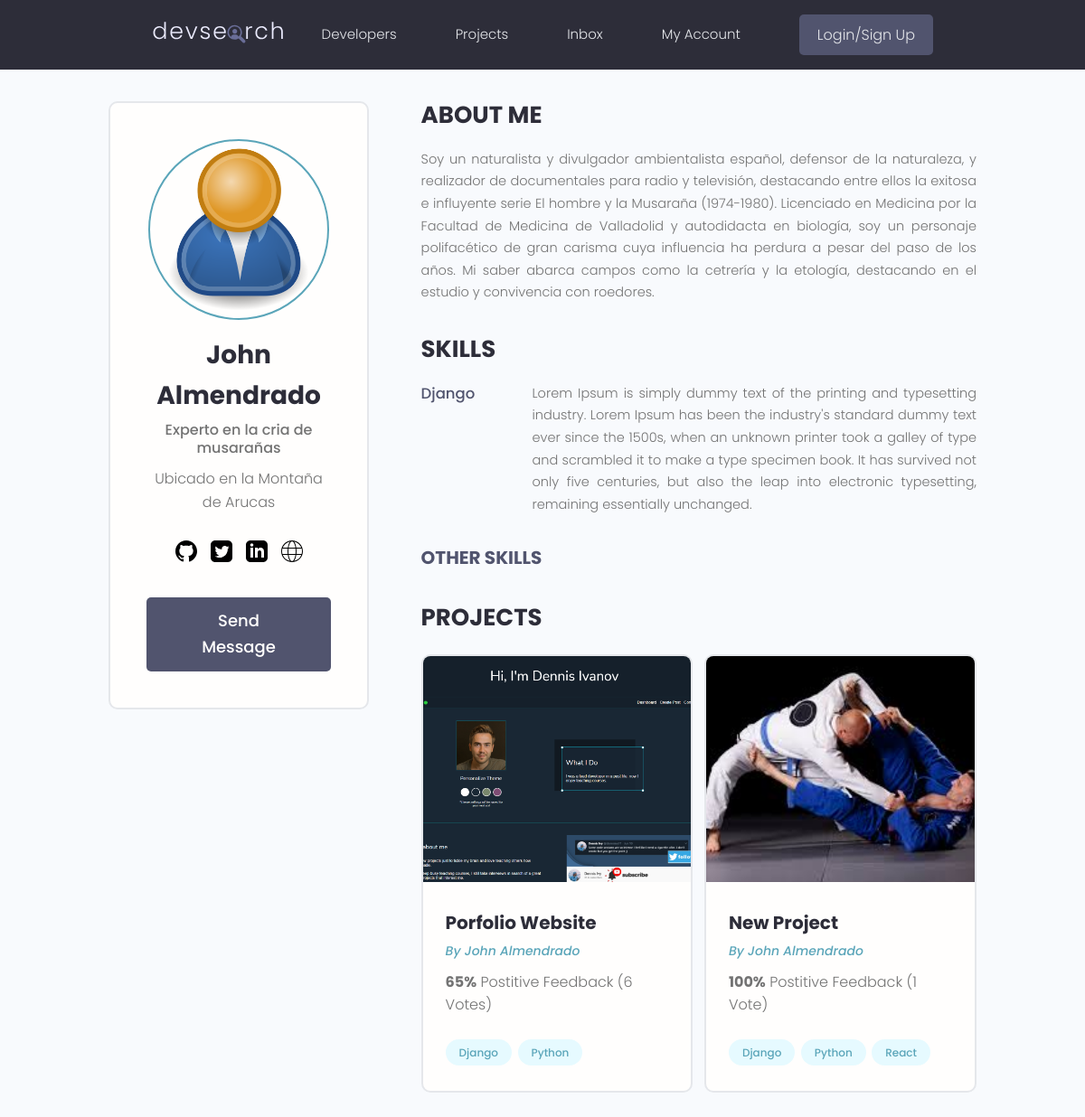
Screenshot of /profile/c05178d4-b3d3-48fb-a380-cf72e01e2cf2 with the database file from the repository.
### users/models.py (models this page shows, shortened)
class Profile(models.Model):
    user = models.OneToOneField(User, on_delete=models.CASCADE, null=True, blank=True)
    name = models.CharField(max_length=200, null=True, blank=True)
    email = models.EmailField(max_length=200, null=True, blank=True)
    username = models.CharField(max_length=200, null=True, blank=True)
    location = models.CharField(max_length=200, null=True, blank=True)
    short_intro = models.CharField(max_length=200, null=True, blank=True)
    bio = models.TextField(null=True, blank=True)
    profile_image = models.ImageField(null=True, blank=True, upload_to="profiles/", default="profiles/user-default.png")
    social_github = models.CharField(max_length=200, null=True, blank=True)
    social_twitter = models.CharField(max_length=200, null=True, blank=True)
    social_linkedin = models.CharField(max_length=200, null=True, blank=True)
    social_youtube = models.CharField(max_length=200, null=True, blank=True)
    social_website = models.CharField(max_length=200, null=True, blank=True)
    created = models.DateTimeField(auto_now_add=True)
    id = models.UUIDField(default=uuid.uuid4, unique=True, primary_key=True, editable=False)

class Skill(models.Model):
    owner = models.ForeignKey(Profile, on_delete=models.CASCADE, null=True, blank=True)
    name = models.CharField(max_length=150, null=True, blank=True)
    description = models.TextField(null=True, blank=True)
    created = models.DateTimeField(auto_now_add=True)

### projects/models.py (models this page shows, shortened)
class Project(models.Model):
    owner = models.ForeignKey(Profile, null=True, blank=True, on_delete=models.SET_NULL)
    title = models.CharField(max_length=200)
    description = models.TextField(null=True, blank=True)
    demo_link = models.CharField(max_length=2000,  null=True, blank=True)
    featured_image = models.ImageField(null=True, blank=True, default="default.jpg")
    source_link = models.CharField(max_length=2000,  null=True, blank=True)
    tags = models.ManyToManyField('Tag', blank=True)
    vote_total = models.IntegerField(default=0, null=True, blank=True)
    vote_ratio = models.IntegerField(default=0, null=True, blank=True)
    created = models.DateTimeField(auto_now_add=True)
    id = models.UUIDField(default=uuid.uuid4, unique=True, primary_key=True, editable=False)

class Tag(models.Model):
    name = models.CharField(max_length=200)
    created = models.DateTimeField(auto_now_add=True)
    id = models.UUIDField(default=uuid.uuid4, unique=True, primary_key=True, editable=False)
    def __str__(self):
        return self.name

### users/views.py (the view)
# urls.py: path("profile/<str:pk>", views.user_profile, name="profile"),
def user_profile(request, pk):
    profile = models.Profile.objects.get(id=pk)
    topSkills = profile.skill_set.exclude(description__exact="")
    otherSkills = profile.skill_set.filter(description="")
    context = {
        "profile": profile,
        "topSkills": topSkills,
    }
    return render(request, "users/user-profile.html", context )

### users/templates/users/user-profile.html (shortened to what this page needs)
{% extends "base.html" %}
{% load static %}
{% block content %}
  <main class="profile my-md">
    <div class="container">
      <div class="layout">
        <div class="column column--1of3">
          <div class="card text-center">
            <div class="card__body dev">
              <img class="avatar avatar--xl" src="{{profile.profile_image.url}}" />
              <h2 class="dev__name">{{profile.name}}</h2>
              <p class="dev__title">{{profile.short_intro}}</p>
              <p class="dev__location">Ubicado en la {{profile.location}}</p>
              <ul class="dev__social">
                {% if profile.social_github %}
                <li>
                  <a title="Github" href="{{profile.social_github}}" target="_blank"><img src="{% static 'icons/github.svg' %}" alt="Github Logo" /></a>
                </li>
                {% endif %}
                {% if profile.social_twitter  %}
                <li>
                  <a title="Twitter" href="{{profile.social_twitter}}" target="_blank"><img src="{% static 'icons/twitter.svg' %}" alt="twitter Logo" /></a>
                </li>
                {% endif %}
                {% if profile.social_linkedin  %}
                <li>
                  <a title="LinkedIn" href="{{profile.social_linkedin}}" target="_blank"><img src="{% static 'icons/linkedin.svg' %}" alt="linkedin Logo" /></a>
                </li>
                {% endif %}
                {% if profile.social_website  %}
                <li>
                  <a title="Personal Website" href="{{profile.social_website}}" target="_blank"><img src="{% static 'icons/web.svg' %}" alt="web Logo" /></a>
                </li>
                {% endif %}
              </ul>
              <a href="#" class="btn btn--sub btn--lg">Send Message </a>
            </div>
          </div>
        </div>
        <div class="column column--2of3">
          <div class="devInfo">
            <h3 class="devInfo__title">About Me</h3>
            <p class="devInfo__about">
              {{profile.bio}}
            </p>
          </div>
          <div class="devInfo">
            <h3 class="devInfo__title">Skills</h3>
            {% for skill in topSkills  %}
            <div class="devInfo__skills">
              <div class="devSkill">
                <h4 class="devSkill__title">{{skill.name}}</h4>
                <p class="devSkill__info">
                  {{skill.description}}
                </p>
              </div>
            {% endfor %}
              <h3 class="devInfo__subtitle">Other Skills</h3>
            </div>
          </div>
          <div class="devInfo">
            <h3 class="devInfo__title">Projects</h3>
            <div class="grid grid--two">
              {% for project in profile.project_set.all  %}
              <div class="column">
                <div class="card project">
                  <a href="{% url 'project' project.id %}" class="project">
                    <img class="project__thumbnail" src="{{project.featured_image.url}}" alt="project thumbnail" />
                    <div class="card__body">
                      <h3 class="project__title">{{project.title}}</h3>
                      <p><a class="project__author" href="{% url 'profile' project.owner.id %}">By {{project.owner.name}}</a></p>
                      <p class="project--rating">
                        <span style="font-weight: bold;">{{project.vote_ratio}}%</span> Postitive
                        Feedback ({{project.vote_total}} Vote{{project.vote_total|pluralize:"s"}})
                      </p>
                      <div class="project__tags">
                        {% for tag in project.tags.all %}
                        <span class="tag tag--pill tag--main">
                          <small>{{tag}}</small>
                        </span>
                        {% endfor %}
                      </div>
                    </div>
                  </a>
                </div>
              </div>
              {% endfor %}
            </div>
          </div>
        </div>
      </div>
    </div>
  </main>
{% endblock content %}

### static/styles/app.css (style rules this page uses)
:root { --color-sub: #2d2d39; }
.btn--sub { background-color: var(--color-sub-light); }
.card { border: 2px solid var(--color-light); }
img { max-width: 100%; }
.profile .card > .dev { padding: 4rem; }
.dev__name { color: var(--color-sub); font-size: 2.8rem; font-weight: 700; margin-top: 1rem; margin-bottom: 0.5rem; }
.dev__title { font-size: 1.6rem; font-weight: 500; line-height: 1.3; }
.dev__location { margin-top: 1rem; }
.dev__social { margin: 3rem 0; list-style: none; display: flex; justify-content: center; gap: 1.5rem; }
.devInfo { margin-bottom: 3rem; }
.devInfo__title, .devInfo__subtitle { font-size: 2.6rem; color: var(--color-sub); text-transform: uppercase; font-weight: 700; margin-bottom: 1.5rem; }
.devInfo__subtitle { font-size: 2rem; color: var(--color-sub-light); }
.devInfo__about, .devSkill__info { font-size: 1.45rem; line-height: 1.7; text-align: justify; }
.devSkill { margin-bottom: 3rem; }
.devSkill__title { font-size: 1.65rem; font-weight: 500; color: var(--color-sub-light); }
@media screen and (min-width: 700px) { .devSkill { display: flex; justify-content: space-between; gap: 3rem; } }
@media screen and (min-width: 700px) { .devSkill__info { flex-basis: 80%; } }
.project__author { font-size: 1.4rem; font-style: italic; }
.project--rating { margin-bottom: 1.6em; margin-top: 0.5em; }
.project__thumbnail { height: 25rem; object-fit: cover; object-position: top center; max-width: 100%; }
.project__title { font-size: 2rem; font-weight: 700; color: var(--color-sub); }

### static/uikit/styles/modules/_variables.css (style rules this page uses)
:root { --color-main: #5aa5b9; --color-main-light: #e6faff; --color-sub: #3f4156; --color-sub-light: #51546e; --color-sub-lighter: #ededfd; --color-text: #737373; --color-gray: #8b8b8b; --color-light: #e5e7eb; --color-light-gray: #767676; --color-bg: #f8fafd; --color-white: #fffefd; --color-white-light: #f3f3f3; --color-success: #359e64; --color-success-bg: #def8e8; --color-error: #fc4b0b; --color-error-bg: #fff2ee; --font-base: 'Poppins', arial, helvetica, 'Segoe UI', roboto, ubuntu, sans-serif; --font-monospace: 'Fira Code', 'Courier New', courier, monospace; --font-regular: 300; --font-medium: 500; --font-bold: 700; --generic-shadow: 1px 1px 5px #00000010; --generic-transition: all 0.3s ease-in-out; }

### static/uikit/styles/modules/_base.css (style rules this page uses)
* { margin: 0; padding: 0; box-sizing: border-box; text-rendering: optimizeLegibility; color: inherit; font-size: inherit; }
html { font-size: 50%; }
@media only screen and (min-width: 480px) { html { font-size: 56.25%; } }
@media only screen and (min-width: 1200px) { html { font-size: 62.5%; } }
body { line-height: 1.6; font-weight: 400; font-size: 1.5rem; color: var(--color-text); background-color: var(--color-bg); min-height: 100vh; }

### static/uikit/styles/modules/_typography.css (style rules this page uses)
* { font-family: var(--font-base); }
h2 { font-size: 3.6rem; font-weight: var(--font-bold); }
h3 { font-size: 3.2rem; font-weight: var(--font-medium); }
h4 { font-size: 2.8rem; font-weight: var(--font-medium); }
p, span, strong { font-size: 1.6rem; color: var(--color-text); font-weight: var(--font-regular); }
a { padding-bottom: 2px; text-decoration: none; display: inline-block; color: var(--color-main); font-weight: var(--font-medium); }

### static/uikit/styles/modules/_utilities.css (style rules this page uses)
.container { width: 92%; max-width: 165rem; margin: 0 auto; box-sizing: border-box; }
@media screen and (min-width: 1000px) { .container { width: 90%; } }
@media screen and (min-width: 1200px) { .container { width: 80%; } }
.text-center { text-align: center; }
.my-md { margin: 3rem auto; }

### static/uikit/styles/modules/_avatar.css (style rules this page uses)
.avatar { border-radius: 50%; border: 2px solid var(--color-main); object-fit: cover; }
.avatar--xl { height: 20rem; width: 20rem; }

### static/uikit/styles/modules/_button.css (style rules this page uses)
.btn { display: inline-block; position: relative; cursor: pointer; background-color: var(--color-light); font-weight: var(--font-medium); color: var(--color-sub); text-decoration: none; padding: 1rem 2rem; border-radius: 0.5rem; border: none; width: -webkit-fit-content; width: -moz-fit-content; width: fit-content; height: -webkit-fit-content; height: -moz-fit-content; height: fit-content; font-size: 1.6rem; outline-width: 0; outline-color: transparent; -webkit-backface-visibility: hidden; backface-visibility: hidden; transition: all 0.3s ease-in-out; }
.btn--sub { background-color: var(--color-sub); color: var(--color-white); }
.btn--lg { font-size: 1.8rem; padding: 1.2rem 4.5rem; }

### static/uikit/styles/modules/_card.css (style rules this page uses)
.card { border-radius: 1rem; background-color: var(--color-white); border: 1.5px solid var(--color-light); width: auto; height: auto; margin-top: 0.5rem; margin-bottom: 0.5rem; overflow: hidden; }
.card__body, .card__header { padding: 2rem 2.5rem; }

### rows the page displays
Profile: profile_image (placeholder picture), name "John Almendrado", short_intro "Experto en la cria de musarañas", location "Montaña de Arucas", bio "Soy un naturalista y divulgador ambientalista español, defensor de la naturaleza, y realizador de documentales para radio y televisión, destacando entre ellos la exitosa e influyente serie El hombre y la Musaraña (1974-1980). Licenciado en Medicina por la Facultad de Medicina de Valladolid y autodidacta en biología, soy un personaje polifacético de gran carisma cuya influencia ha perdura a pesar del paso de los años. Mi saber abarca campos como la cetrería y la etología, destacando en el estudio y convivencia con roedores."
Skill: name "Django", description "Lorem Ipsum is simply dummy text of the printing and typesetting industry. Lorem Ipsum has been the industry's standard dummy text ever since the 1500s, when an unknown printer took a galley of type and scrambled it to make a type specimen book. It has survived not only five centuries, but also the leap into electronic typesetting, remaining essentially unchanged."
Project: featured_image (picture), title "Porfolio Website", owner.name "John Almendrado", vote_ratio "65", vote_total "6"
Tag: name "Django"
Tag: name "Python"
Project: featured_image (picture), title "New Project", owner.name "John Almendrado", vote_ratio "100", vote_total "1"
Tag: name "React"
